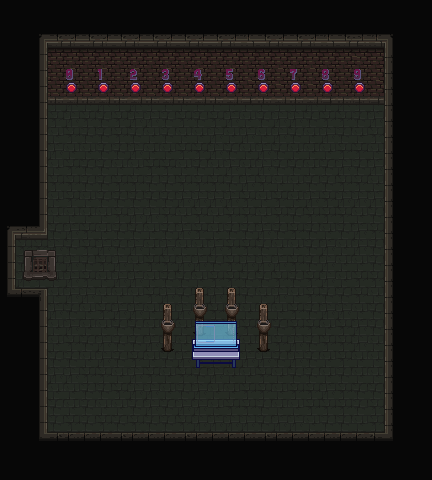

A level layout from a 2D game, rendered from its tile map. Below: a short description, then the map file with tile-grid data replaced by summaries:
An orthogonal 27x30 tile map with 16x16 px tiles, 3 tile layers (Floor, Walls, Roof), 3 tilesets and 25 objects.

<map version="1.10" tiledversion="1.11.2" orientation="orthogonal" renderorder="right-down" width="27" height="30" tilewidth="16" tileheight="16" infinite="0" nextlayerid="18" nextobjectid="32">
 <tileset firstgid="1" source="../tilesets/mainRoom/tileset.tsx" />
 <tileset firstgid="2561" source="../tilesets/mainRoom/tilesStuff.tsx" />
 <tileset firstgid="3153" source="../tilesets/mainRoom/decorative.tsx" />
 <layer id="1" name="Floor" width="27" height="30">
  <data>[810 cells, 659 non-empty, 7 distinct tile ids]</data>
 </layer>
 <layer id="2" name="Walls" width="27" height="30">
  <data>[810 cells, 200 non-empty, 48 distinct tile ids]</data>
 </layer>
 <objectgroup id="5" name="Collision">
  <object id="2" x="-0.608751" y="287.33" width="48.0913" height="9.74001" />
  <object id="3" x="1.2175" y="225.238" width="46.8738" height="11.5663" />
  <object id="4" x="40.1776" y="82.1247" width="7.91376" height="154.679" />
  <object id="5" x="40.1776" y="81.7914" width="353.075" height="12.8558" />
  <object id="6" x="382.904" y="82.5739" width="9.13126" height="358.162" />
  <object id="7" x="39.5688" y="290.374" width="7.30501" height="149.753" />
  <object id="8" x="37.1338" y="431.604" width="354.902" height="9.74001" />
  <object id="10" x="2.33333" y="231.333" width="11.3333" height="63" />
  <object id="12" x="193" y="340" width="45.3333" height="12.6667" />
  <object id="13" x="258.667" y="333.333" width="10" height="15" />
  <object id="14" x="227.333" y="319.333" width="9.33333" height="15.6667" />
  <object id="15" x="193.667" y="320.333" width="10" height="14.3333" />
  <object id="16" x="163.333" y="335" width="9" height="17.3333" />
 </objectgroup>
 <objectgroup id="6" name="Door">
  <object id="9" x="34.1879" y="257.166" width="12.7838" height="13.5276" />
 </objectgroup>
 <objectgroup id="7" name="Button_0">
  <object id="18" x="68.3333" y="94" width="5" height="6.66667" />
 </objectgroup>
 <objectgroup id="8" name="Button_1">
  <object id="22" x="100" y="94.6667" width="6.00003" height="6.33333" />
 </objectgroup>
 <objectgroup id="9" name="Button_2">
  <object id="23" x="132" y="95.3333" width="6.00003" height="6" />
 </objectgroup>
 <objectgroup id="12" name="Button_3">
  <object id="24" x="165" y="95.3333" width="5.00003" height="6" />
 </objectgroup>
 <objectgroup id="11" name="Button_4">
  <object id="25" x="197" y="93.6667" width="4.6667" height="7" />
 </objectgroup>
 <objectgroup id="10" name="Button_5">
  <object id="26" x="229.333" y="95.6667" width="4.6667" height="5.66667" />
 </objectgroup>
 <objectgroup id="16" name="Button_6">
  <object id="27" x="261" y="95.3333" width="5.00003" height="6" />
 </objectgroup>
 <objectgroup id="15" name="Button_7">
  <object id="28" x="292.667" y="96.3333" width="5.00003" height="5.66667" />
 </objectgroup>
 <objectgroup id="14" name="Button_8">
  <object id="29" x="325.333" y="95.6667" width="4.00003" height="6" />
 </objectgroup>
 <objectgroup id="13" name="Button_9">
  <object id="30" x="357" y="95.6667" width="5.00003" height="6.33333" />
 </objectgroup>
 <objectgroup id="17" name="Computer">
  <object id="31" x="192.333" y="351.333" width="46.6667" height="10.3333" />
 </objectgroup>
 <layer id="4" name="Roof" width="27" height="30">
  <data>[810 cells, 34 non-empty, 19 distinct tile ids]</data>
 </layer>
</map>
